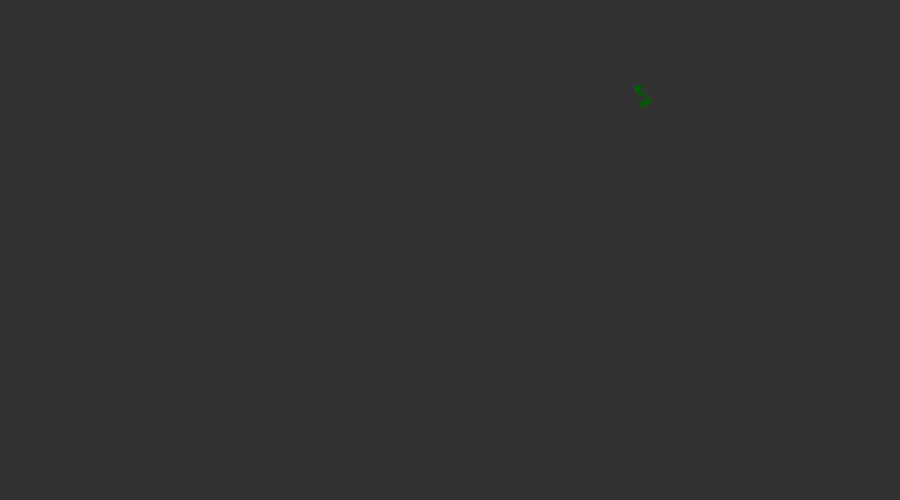
Frame 1 (no input)
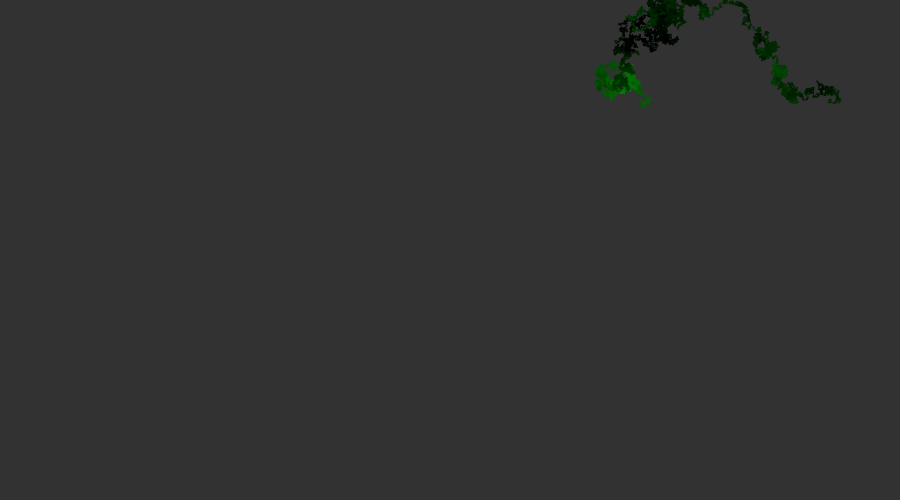
Frame 60 (no input)
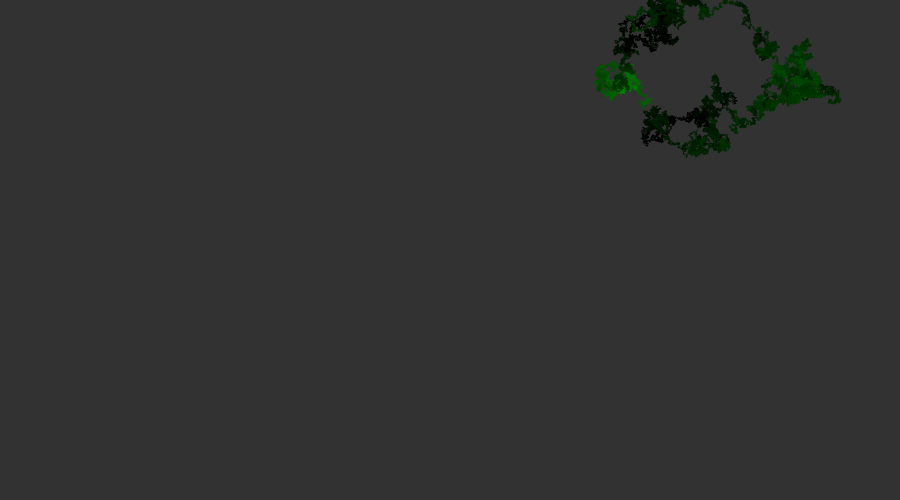
Frame 120 (the mouse pressed at the canvas centre since frame 60)

The p5.js sketch that drew these frames (run headless with seeded random() and noise() and a simulated clock; from frame 60 on, the mouse is pressed at the canvas centre):

// p5.js sketch
// ── sketch.js
let x;
let y;
let r;
let g;
let b;

function setup() {
  createCanvas(900,500);
  background(50)
  x = random(width);
  y = random(height);

  r = random(0,255);
  g = random(0,255);
  b = random(0,255);

  // These buttons come from 'https://p5js.org/reference/p5/noLoop/'
  startButton = createButton('▶');
  startButton.position(0, 500);
  startButton.size(50, 20);
  stopButton = createButton('◾');
  stopButton.position(50, 500);
  stopButton.size(50, 20);

  startButton.mousePressed(loop);
  stopButton.mousePressed(noLoop);
}

function draw() {
  for (let i = 0; i < 500; i++) {
    x += random(-1,1);
    y += random(-1,1);

    x = constrain(x, 0, width);
    y = constrain(y, 0, height)
    
    r += random(-1,1);
    g += random(-1,1);
    b += random(-1,1);

    r = constrain(r, 0, 255);
    g = constrain(g, 0, 255);
    b = constrain(b, 0, 255);

    stroke(0, g, 0);
    point(x, y);
  }
}
